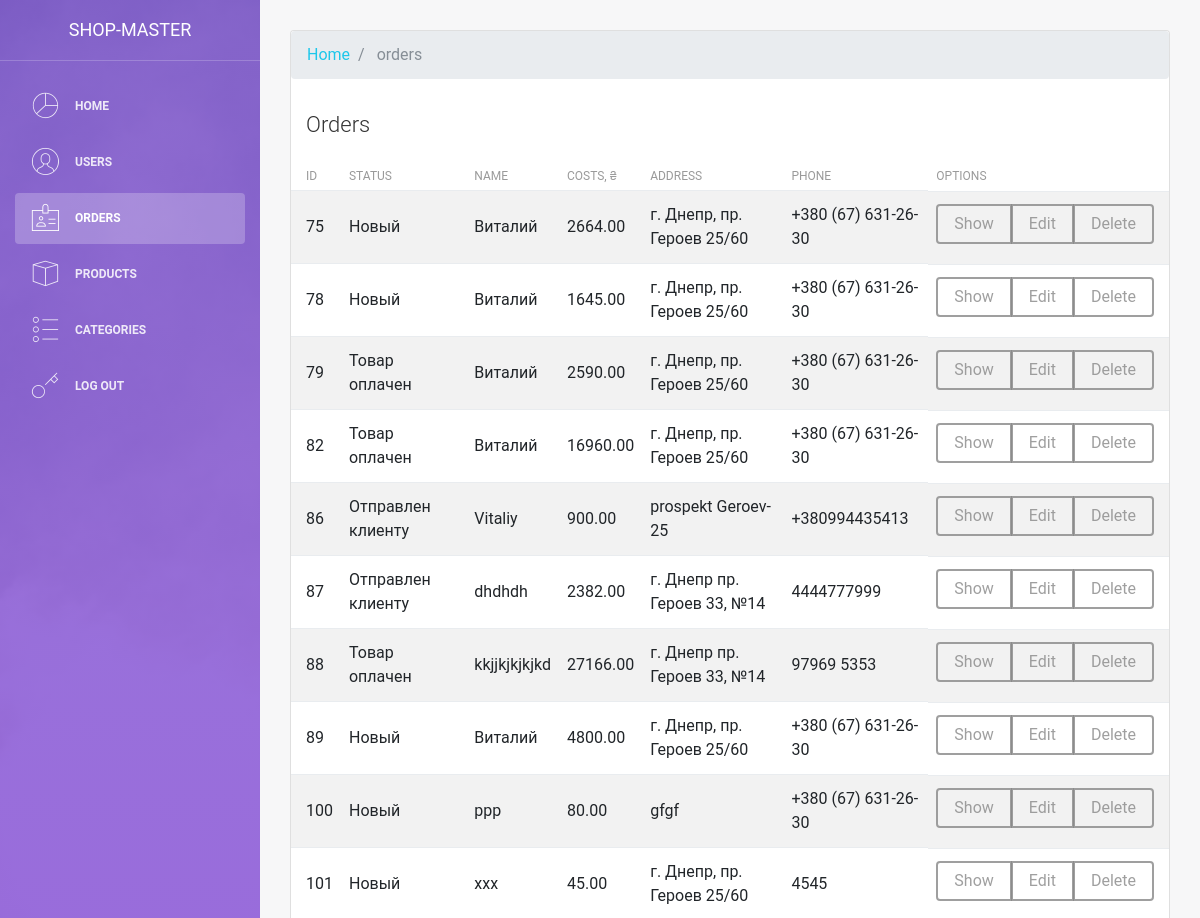
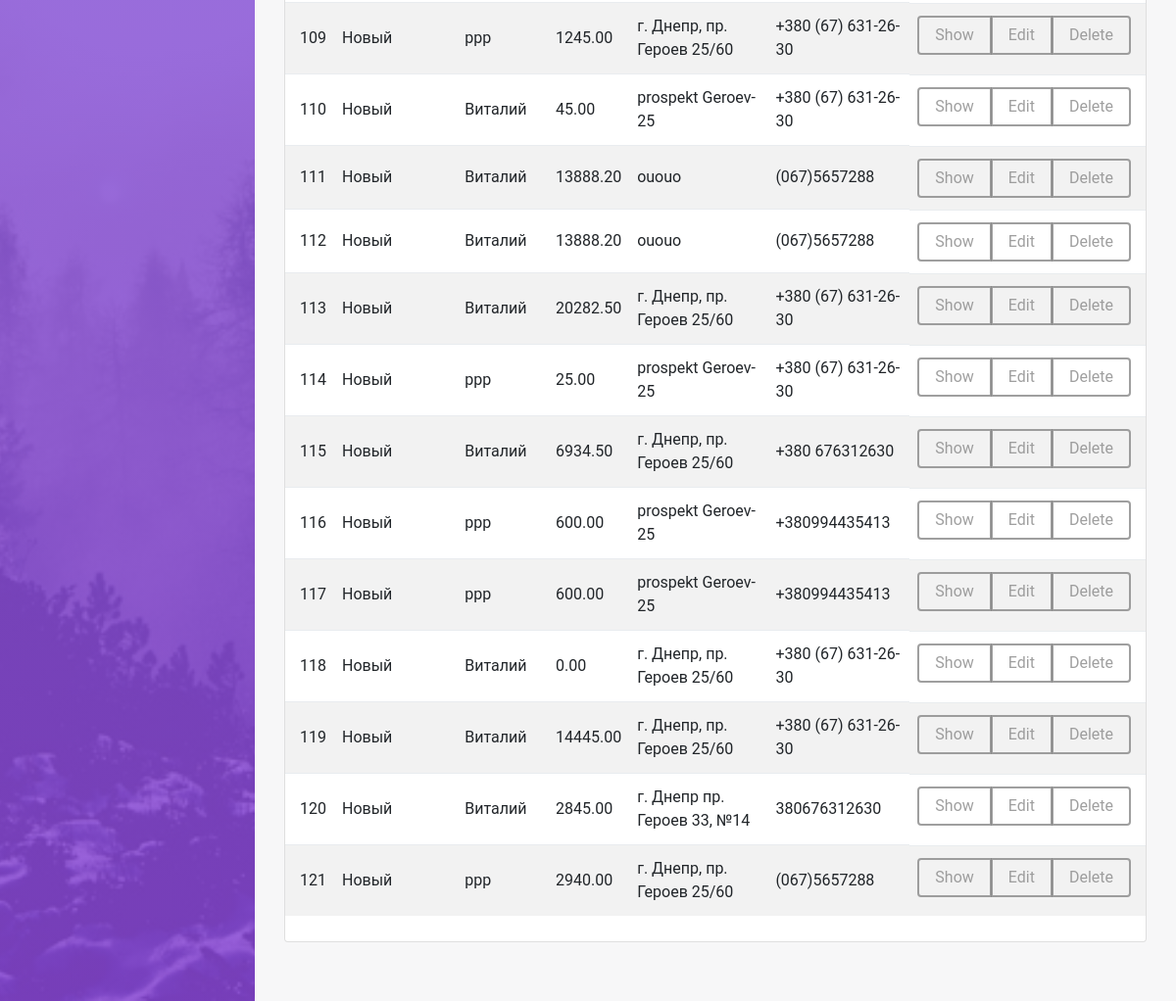
The page /admin/orders.php on the database its author committed (2 pictures, top to bottom).
### tables this page shows
CREATE TABLE `orders` (
  `id` int(11) NOT NULL,
  `status` text NOT NULL,
  `user_id` int(11) NOT NULL,
  `name` text NOT NULL,
  `products` text NOT NULL,
  `costs` text NOT NULL,
  `created_at` datetime NOT NULL DEFAULT CURRENT_TIMESTAMP,
  `address` text NOT NULL,
  `phone` varchar(100) NOT NULL
);

### admin/orders.php (the view)
<?php
include $_SERVER['DOCUMENT_ROOT'] . '/configs/db.php';
$page = "orders";
include $_SERVER['DOCUMENT_ROOT'] . '/admin/parts/header.php';
?>
<div class="main-panel">
    <div class="content">
        <div class="container-fluid">
            <div class="row">
                <div class="col-md-12">
                    <div class="card strpied-tabled-with-hover">
                            <nav aria-label="breadcrumb " >
                              <ol class="breadcrumb">
                                <li class="breadcrumb-item"><a href="index.php">Home</a></li>
                                <li class="breadcrumb-item active" aria-current="page">
                                    <?php echo $page; ?>
                                </li>
                              </ol>
                            </nav>
                        <div class="card-header ">
                            <h4 class="card-title">Orders
                             </h4>
                        </div>
                        <div class="card-body table-full-width table-responsive">
                            <table class="table table-hover table-striped">
                                <thead>
                                    <th>ID</th>
                                    <th>Status</th>
                                    <th>Name</th>
                                    <th>Costs, ₴</th>
                                    <th>Address</th>
                                    <th>Phone</th>
                                    <th>Options</th>
                                </thead>
                                <tbody>
                                    <?php
                                        $sql = "SELECT * FROM orders";
                                        $result = $conn->query($sql);
                                        while ($row = mysqli_fetch_assoc($result)) {
                                        ?>
                                            <tr>
                                                <td><?php echo $row["id"] ?></td>
                                                <td><?php echo $row["status"] ?></td>
                                                <td><?php echo $row["name"] ?></td>
                                                <td><?php echo $row["costs"] ?></td>
                                                <td><?php echo $row["address"] ?></td>
                                                <td><?php echo $row["phone"] ?></td>
                                                <td>
                                                    <div class="btn-group" role="group" aria-label="Basic example">
                                                      <a  href="modules/orders/show_orders.php?id=<?php echo $row["id"] ?>" type="button" class="btn btn-secondary">Show</a>
                                                      <a href="modules/orders/edit.php?id=<?php echo $row["id"] ?>" type="button" class="btn btn-secondary">Edit</a>
                                                      <a  href="modules/orders/delete.php?id=<?php echo $row["id"] ?>" type="button" class="btn btn-secondary">Delete</a>
                                                    </div>
                                                </td>
                                            </tr>
                                        <?php
                                          }
                                    ?>
                                </tbody>
                            </table>
                        </div>
                    </div>
                </div>
            </div>
        </div>
    </div>
</div>
<?php
include $_SERVER['DOCUMENT_ROOT'] . '/admin/parts/footer.php';
?>

### rows shown on the page
orders: id "75", status "Новый", name "Виталий", costs "2664.00", address "г. Днепр, пр. Героев 25/60", phone "+380 (67) 631-26-30"
orders: id "78", status "Новый", name "Виталий", costs "1645.00", address "г. Днепр, пр. Героев 25/60", phone "+380 (67) 631-26-30"
orders: id "79", status "Товар оплачен", name "Виталий", costs "2590.00", address "г. Днепр, пр. Героев 25/60", phone "+380 (67) 631-26-30"
orders: id "82", status "Товар оплачен", name "Виталий", costs "16960.00", address "г. Днепр, пр. Героев 25/60", phone "+380 (67) 631-26-30"
orders: id "86", status "Отправлен клиенту", name "Vitaliy", costs "900.00", address "prospekt Geroev-25", phone "+380994435413"
orders: id "87", status "Отправлен клиенту", name "dhdhdh", costs "2382.00", address "г. Днепр пр. Героев 33, №14", phone "4444777999"
orders: id "88", status "Товар оплачен", name "kkjjkjkjkjkd", costs "27166.00", address "г. Днепр пр. Героев 33, №14", phone "97969 5353"
orders: id "89", status "Новый", name "Виталий", costs "4800.00", address "г. Днепр, пр. Героев 25/60", phone "+380 (67) 631-26-30"
orders: id "100", status "Новый", name "ppp", costs "80.00", address "gfgf", phone "+380 (67) 631-26-30"
orders: id "101", status "Новый", name "xxx", costs "45.00", address "г. Днепр, пр. Героев 25/60", phone "4545"
orders: id "109", status "Новый", name "ppp", costs "1245.00", address "г. Днепр, пр. Героев 25/60", phone "+380 (67) 631-26-30"
orders: id "110", status "Новый", name "Виталий", costs "45.00", address "prospekt Geroev-25", phone "+380 (67) 631-26-30"
orders: id "111", status "Новый", name "Виталий", costs "13888.20", address "ououo", phone "(067)5657288"
orders: id "112", status "Новый", name "Виталий", costs "13888.20", address "ououo", phone "(067)5657288"
orders: id "113", status "Новый", name "Виталий", costs "20282.50", address "г. Днепр, пр. Героев 25/60", phone "+380 (67) 631-26-30"
orders: id "114", status "Новый", name "ppp", costs "25.00", address "prospekt Geroev-25", phone "+380 (67) 631-26-30"
orders: id "115", status "Новый", name "Виталий", costs "6934.50", address "г. Днепр, пр. Героев 25/60", phone "+380 676312630"
orders: id "116", status "Новый", name "ppp", costs "600.00", address "prospekt Geroev-25", phone "+380994435413"
orders: id "117", status "Новый", name "ppp", costs "600.00", address "prospekt Geroev-25", phone "+380994435413"
orders: id "118", status "Новый", name "Виталий", costs "0.00", address "г. Днепр, пр. Героев 25/60", phone "+380 (67) 631-26-30"
orders: id "119", status "Новый", name "Виталий", costs "14445.00", address "г. Днепр, пр. Героев 25/60", phone "+380 (67) 631-26-30"
orders: id "120", status "Новый", name "Виталий", costs "2845.00", address "г. Днепр пр. Героев 33, №14", phone "380676312630"
orders: id "121", status "Новый", name "ppp", costs "2940.00", address "г. Днепр, пр. Героев 25/60", phone "(067)5657288"

### other values the page prints
$page "orders"
